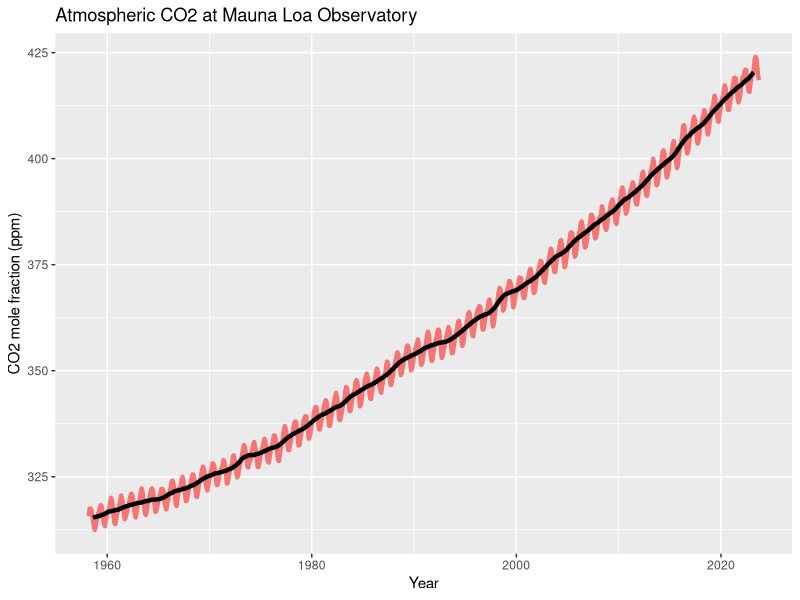

The R source for this figure:
## ---- chunk 1
# Load libraries
library(tidyverse) # for reading in the dataset
library(ggplot2) # for creating the graph
library(zoo) # for creaing the rolling mean
## ---- chunk 2
# Load the data
co2_data <- read_csv("co2_mm_mlo.csv")
## ---- chunk 3
# Create the rolling average for the center line
co2_data$RollingMean <- rollmean(co2_data$average, k = 12, fill = NA, align = "center")

# Plot the data
plot <- ggplot(data = co2_data, aes(x = `decimal date`, y = average)) +
  geom_line(color = "red", size = 1.5, alpha = 0.5) +
  geom_line(aes(y = RollingMean), color = "black", size = 1.5) +
  labs(
    title = "Atmospheric CO2 at Mauna Loa Observatory",
    x = "Year",
    y = "CO2 mole fraction (ppm)"
  )
## ---- chunk 4
print(plot)
